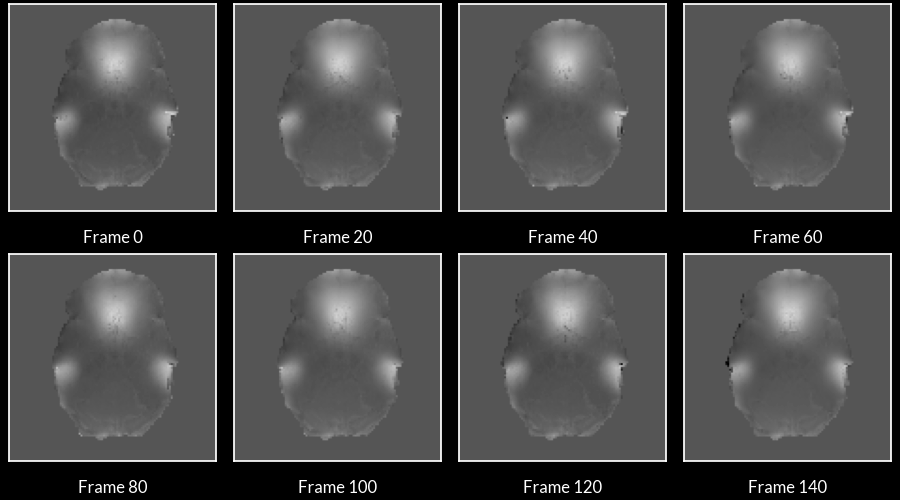

Write Python code to recreate this figure.
import matplotlib.pyplot as plt
import seaborn as sns
import nibabel as nib
import numpy as np
from mpl_toolkits.axes_grid1 import make_axes_locatable

sns.set(font="Lato", style="dark")
plt.style.use("dark_background")

# romeo fmap
romeo_fmap = nib.load("test2/fieldmap.nii.gz")

# brain mask
mask = nib.load("test2/ref_bet_mask.nii.gz")

# mask data
romeo = romeo_fmap.get_fdata() * mask.get_fdata()[:, :, :, np.newaxis]

f = plt.figure(figsize=(9, 5), layout="constrained")

axm = f.add_subplot(1, 1, 1)
axm.set_autoscale_on(True)
axm.set_visible(False)

# slice num
slice_num = 24
frames_to_show = [0, 20, 40, 60, 80, 100, 120, 140]

for n in range(len(frames_to_show)):
    frame = frames_to_show[n]
    ax = f.add_subplot(2, 4, n + 1)
    ax.imshow(romeo[:, :, slice_num, frame].T, origin="lower", cmap="gray", vmin=-100, vmax=200)
    ax.set_xticklabels([])
    ax.set_yticklabels([])
    ax.set_xlabel(f"Frame {frame}")
plt.show()
